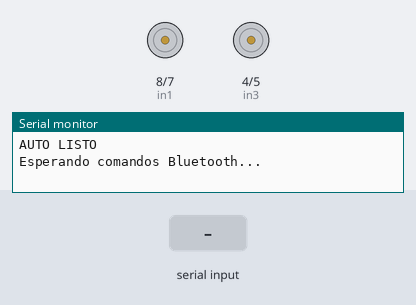
This sketch was run on a simulated Arduino Uno, built with avr-gcc and run on an emulated ATmega328P. Shown: motor-driver pin pairs drawn as motors (green arrow = first pin HIGH = forward, orange = second pin HIGH = backward, longer = more drive, scaled by the enable pin), the last lines printed to the serial monitor. Inputs (shaded band) come from the test bench.

Above: at 1.2 s.
1.3 s: "W" received over the second serial link
At 2.3 s:
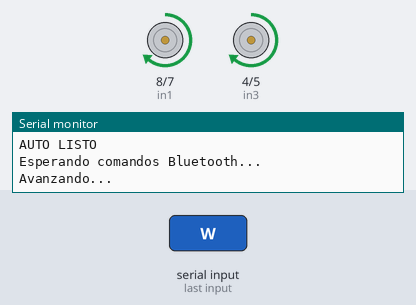
2.8 s: "A" received over the second serial link
At 3.5 s:
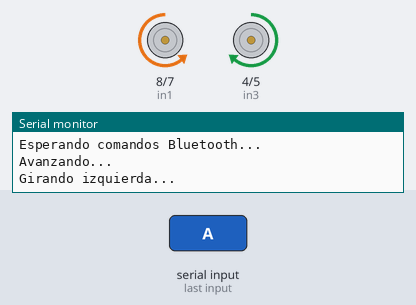
4.3 s: "D" received over the second serial link
At 4.6 s:
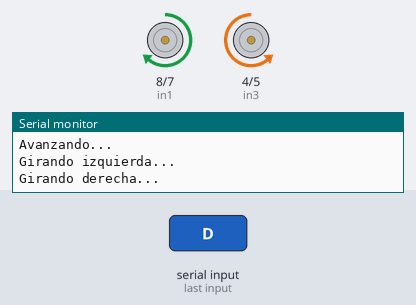
5.8 s: "w" received over the second serial link
At 6.9 s:
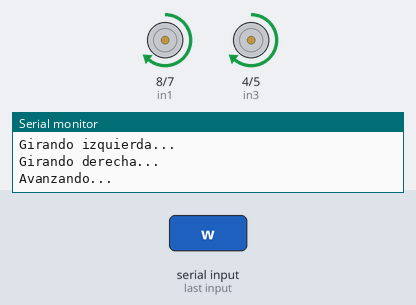
7.3 s: "a" received over the second serial link
At 8.1 s:
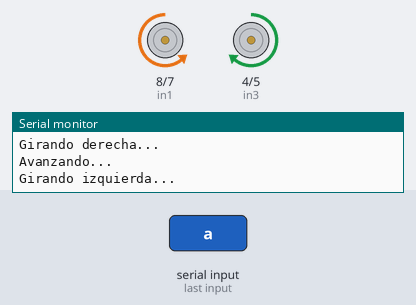
Timing chart, 0 to 9.8 s (numbered marks = the images above; inputs shaded):
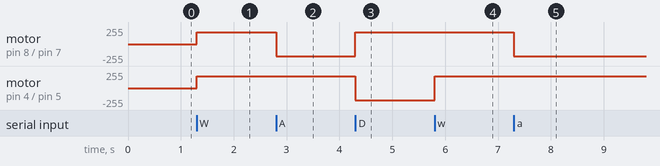

Measured:
- after the input at 1.3 s, motor on pin 8 (in1) / pin 7 (in2), motor on pin 4 (in3) / pin 5 (in4): stopped → forward 180/255 at once
- after the input at 2.8 s, motor on pin 8 (in1) / pin 7 (in2): forward 180/255 → backward 180/255 at once
- after the input at 4.3 s, motor on pin 8 (in1) / pin 7 (in2): backward 180/255 → forward 180/255 at once; motor on pin 4 (in3) / pin 5 (in4): forward 180/255 → backward 180/255 at once
- after the input at 5.8 s, motor on pin 4 (in3) / pin 5 (in4): backward 180/255 → forward 180/255 at once
- after the input at 7.3 s, motor on pin 8 (in1) / pin 7 (in2): forward 180/255 → backward 180/255 at once

The sketch:

vicente-ciro-auto.ino
```cpp
#include <SoftwareSerial.h>

// Bluetooth RX, TX
SoftwareSerial BT(10, 11);

// Motor izquierdo
#define enA 9
#define in1 8
#define in2 7

// Motor derecho
#define enB 3
#define in3 4
#define in4 5

// Velocidad de motores
const int velocidad = 180;

void setup() {

  // Configurar motores
  pinMode(enA, OUTPUT);
  pinMode(in1, OUTPUT);
  pinMode(in2, OUTPUT);

  pinMode(enB, OUTPUT);
  pinMode(in3, OUTPUT);
  pinMode(in4, OUTPUT);

  // Iniciar comunicaciones
  Serial.begin(9600);
  BT.begin(9600);

  // Detener motores al iniciar
  parar();

  Serial.println("AUTO LISTO");
  Serial.println("Esperando comandos Bluetooth...");
}

void loop() {

  if (BT.available() > 0) {

    char dato = BT.read();

    // AVANZAR
    if (dato == 'W' || dato == 'w') {

      Serial.println("Avanzando...");
      adelante();

    }

    // GIRAR IZQUIERDA
    else if (dato == 'A' || dato == 'a') {

      Serial.println("Girando izquierda...");
      izquierda();

    }

    // GIRAR DERECHA
    else if (dato == 'D' || dato == 'd') {

      Serial.println("Girando derecha...");
      derecha();

    }

    // DETENER
    else  {

      Serial.println("Deteniendo...");
      parar();

    }

  }

}

// ---------------- MOVIMIENTOS ----------------

void adelante() {

  analogWrite(enA, velocidad);
  analogWrite(enB, velocidad);

  digitalWrite(in1, HIGH);
  digitalWrite(in2, LOW);

  digitalWrite(in3, HIGH);
  digitalWrite(in4, LOW);

}

void izquierda() {

  analogWrite(enA, velocidad);
  analogWrite(enB, velocidad);

  digitalWrite(in1, LOW);
  digitalWrite(in2, HIGH);

  digitalWrite(in3, HIGH);
  digitalWrite(in4, LOW);

}

void derecha() {

  analogWrite(enA, velocidad);
  analogWrite(enB, velocidad);

  digitalWrite(in1, HIGH);
  digitalWrite(in2, LOW);

  digitalWrite(in3, LOW);
  digitalWrite(in4, HIGH);

}

void parar() {

  digitalWrite(in1, LOW);
  digitalWrite(in2, LOW);

  digitalWrite(in3, LOW);
  digitalWrite(in4, LOW);

  analogWrite(enA, 0);
  analogWrite(enB, 0);

}
```
